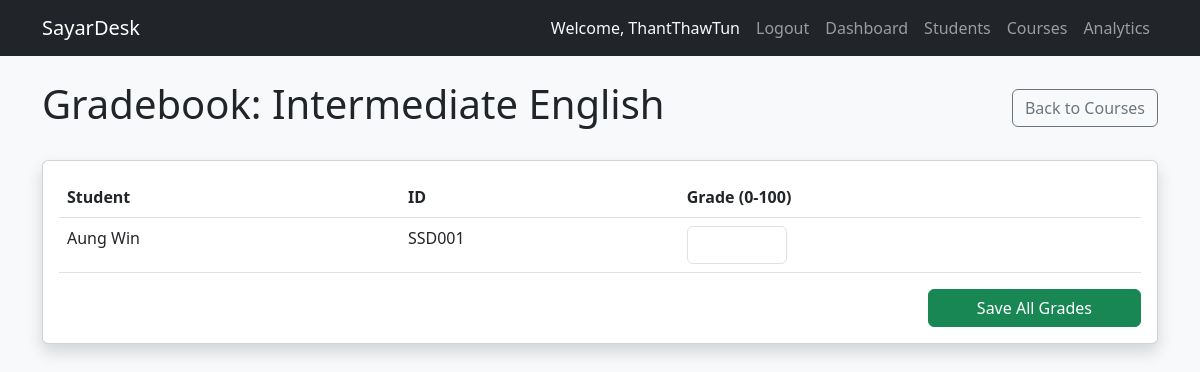
Page /course/4/grades/ (signed in) on the committed database.
### dashboard/models.py (models this page shows, shortened)
class Course(models.Model):
    user = models.ForeignKey(User, on_delete=models.CASCADE)
    name = models.CharField(max_length=200)
    course_code = models.CharField(max_length=20, blank=True, null=True)
    cost = models.DecimalField(max_digits=10, decimal_places=2, default=0.00)
    schedule_days = models.CharField(max_length=50, blank=True, null=True, help_text="e.g., Mon/Wed")
    start_time = models.TimeField(blank=True, null=True)
    end_time = models.TimeField(blank=True, null=True)
    start_date = models.DateField(default=timezone.now)
    end_date = models.DateField(blank=True, null=True)
    created_at = models.DateTimeField(auto_now_add=True)

class Enrollment(models.Model):
    student = models.ForeignKey(Student, on_delete=models.CASCADE)
    course = models.ForeignKey(Course, on_delete=models.CASCADE)
    start_date = models.DateField(default=timezone.now)
    current_average = models.FloatField(default=0.0, help_text="Calculated average (0-100)")
    class Meta:
        unique_together = ('student', 'course')

class Student(models.Model):
    class StudentStatus(models.TextChoices):
        ACTIVE = 'ACT', 'Active'
        LEAVE = 'LVE', 'On Leave'
        DROPPED = 'DRP', 'Dropped Out'
    class GenderChoices(models.TextChoices):
        MALE = 'M', 'Male'
        FEMALE = 'F', 'Female'
        OTHER = 'O', 'Other'
        PREFER_NOT_TO_SAY = 'P', 'Prefer not to say'
    user = models.ForeignKey(User, on_delete=models.CASCADE)
    first_name = models.CharField(max_length=100)
    last_name = models.CharField(max_length=100)
    student_id = models.CharField(max_length=50, unique=True, blank=True, null=True)
    email = models.EmailField(blank=True, null=True)
    age = models.IntegerField(blank=True, null=True)
    gender = models.CharField(
        max_length=1,
        choices=GenderChoices.choices,
        default=GenderChoices.PREFER_NOT_TO_SAY,
        blank=True,
        null=True
    )
    city = models.CharField(max_length=100, blank=True, null=True)
    country = models.CharField(max_length=100, blank=True, null=True)
    status = models.CharField(
        max_length=3,
        choices=StudentStatus.choices,
        default=StudentStatus.ACTIVE
    )
    current_balance = models.DecimalField(max_digits=10, decimal_places=2, default=0.00)
    courses = models.ManyToManyField(Course, through='Enrollment', related_name='students', blank=True)
    date_added = models.DateTimeField(auto_now_add=True)
    previous_grade = models.FloatField(default=0.0, help_text="Entrance Exam/Baseline Score (0-100)")
    study_hours = models.PositiveIntegerField(default=0, help_text="Average self-reported study hours per week.")
    payment_delays = models.PositiveIntegerField(default=0, help_text="Total number of late payments recorded.")
    class Meta:
        unique_together = ('student_id', 'first_name', 'last_name')
    @property
    def current_balance(self):
        total_course_cost = self.enrollment_set.aggregate(total=Sum('course__cost'))['total'] or 0
        total_payments = self.payment_set.aggregate(total=Sum('amount'))['total'] or 0
        return total_course_cost - total_payments

### dashboard/views.py (the view, shortened to what this page needs)
# urls.py: path('course/<int:pk>/grades/', views.course_gradebook, name='course_gradebook'),
@login_required
def course_gradebook(request, pk):
    course = get_object_or_404(Course, pk=pk, user=request.user)
    enrollments = Enrollment.objects.filter(course=course).select_related('student')
    return render(request, 'dashboard/course_gradebook.html', {
        'course': course,
        'enrollments': enrollments
    })

### dashboard/templates/dashboard/course_gradebook.html (shortened to what this page needs)
{% extends "dashboard/base.html" %}
{% block content %}
<div class="d-flex justify-content-between align-items-center mb-4">
    <h1>Gradebook: {{ course.name }}</h1>
    <a href="{% url 'course_list' %}" class="btn btn-outline-secondary">Back to Courses</a>
</div>
<div class="card shadow">
    <div class="card-body">
        <form method="post">
            <table class="table table-hover">
                <thead>
                    <tr>
                        <th>Student</th>
                        <th>ID</th>
                        <th>Grade (0-100)</th>
                    </tr>
                </thead>
                <tbody>
                    {% for enrollment in enrollments %}
                    <tr>
                        <td>{{ enrollment.student.first_name }} {{ enrollment.student.last_name }}</td>
                        <td>{{ enrollment.student.student_id }}</td>
                        <td>
                            <input type="number"
                                   name="grade_{{ enrollment.id }}"
                                   value="{{ enrollment.grade }}"
                                   step="0.1" min="0" max="100"
                                   class="form-control"
                                   style="width: 100px;">
                        </td>
                    </tr>
                    {% empty %}
                    <tr>
                        <td colspan="3">No students enrolled in this course.</td>
                    </tr>
                    {% endfor %}
                </tbody>
            </table>
            {% if enrollments %}
            <div class="d-grid gap-2 d-md-flex justify-content-md-end mt-3">
                <button type="submit" class="btn btn-success px-5">Save All Grades</button>
            </div>
            {% endif %}
        </form>
    </div>
</div>
{% endblock %}

### dashboard/templates/dashboard/base.html (shortened to what this page needs)
<!DOCTYPE html>
<html lang="en">
<head>
    <link href="https://cdn.jsdelivr.net/npm/bootstrap@5.3.0/dist/css/bootstrap.min.css" rel="stylesheet">
</head>
<body>
    <nav class="navbar navbar-expand-lg navbar-dark bg-dark fixed-top">
        <div class="container">
            <a class="navbar-brand" href="{% url 'dashboard_home' %}">SayarDesk</a>
            <div class="collapse navbar-collapse" id="navbarNav">
                <div class="navbar-nav ms-auto">
                    {% if user.is_authenticated %}
                        <span class="nav-link text-light">Welcome, {{ user.username }}</span>
                        <form action="{% url 'logout' %}" method="post" class="d-inline">
                            <button type="submit" class="nav-link btn btn-link" style="display: inline; border: none; background: none; padding: 8px;">
                                Logout
                            </button>
                        </form>
                    {% else %}
                        <a class="nav-link" href="{% url 'login' %}">Login</a>
                        <a class="nav-link" href="{% url 'register' %}">Register</a>
                    {% endif %}
                    <a class="nav-link" href="{% url 'dashboard_home' %}">Dashboard</a>
                    <a class="nav-link" href="{% url 'student_list' %}">Students</a>
                    <a class="nav-link" href="{% url 'course_list' %}">Courses</a>
                    <a class="nav-link" href="{% url 'dashboard_analytics' %}">Analytics</a>
                </div>
            </div>
        </div>
    </nav>
    <div class="container">
        {% block content %}
        {% endblock %}
    </div>
</body>
</html>

### dashboard/templates/dashboard/base.html (style rules this page uses)
body { padding-top: 80px; background-color: #f8f9fa; }

### rows in the picture
Course: name "Intermediate English"
Enrollment: student.first_name "Aung", student.last_name "Win", student.student_id "SSD001"

### other values in the picture
{{ user.username }} "ThantThawTun"
